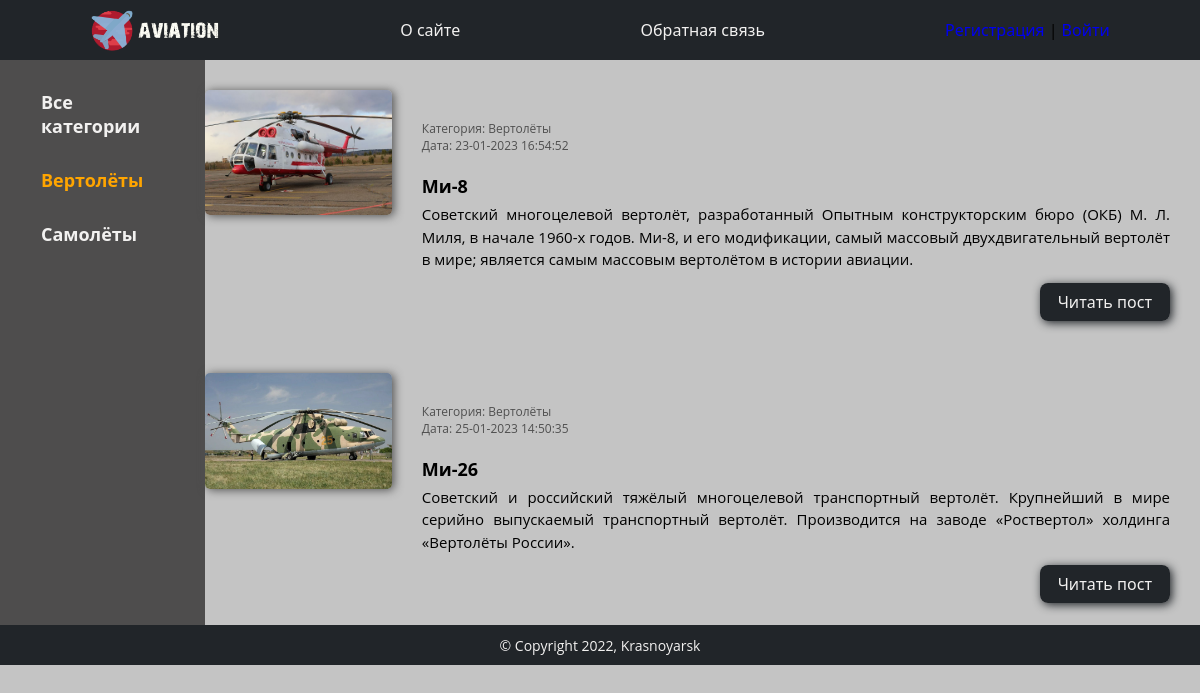
Page /category/Viertolioty/ on the earlier database version.
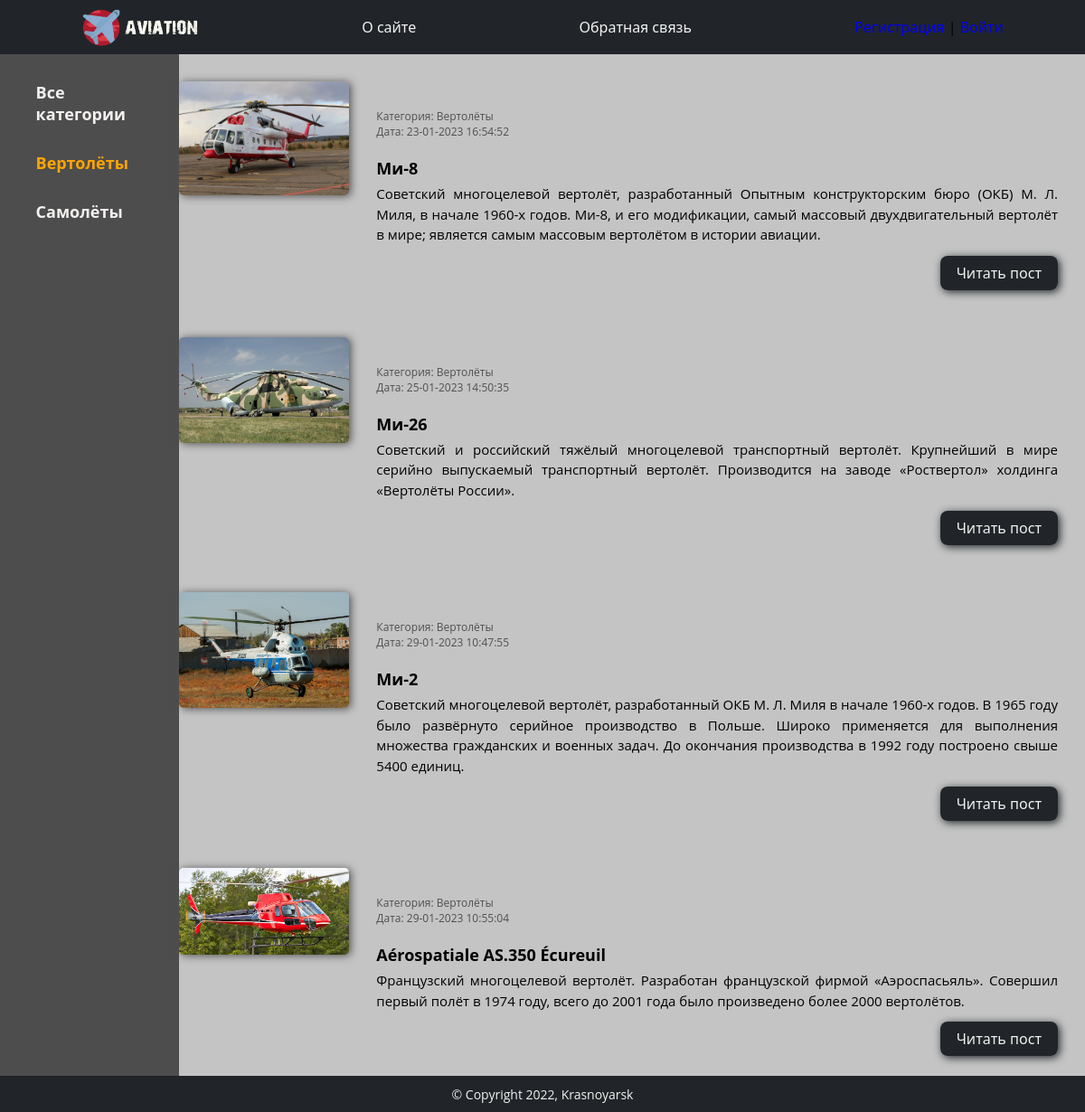
Same page on the later database version.
### airplanes/models.py (models this page shows, shortened)
class Category(models.Model):
    name = models.CharField(max_length=255, db_index=True, verbose_name='Категория')
    slug = models.SlugField(max_length=255, unique=True, db_index=True, verbose_name='Слаг')
    def __str__(self):
        return self.name
    def get_absolute_url(self):
        return reverse('category', kwargs={'cat_slug': self.slug})
    class Meta:
        verbose_name = 'Категории'
        verbose_name_plural = 'Категории'
        ordering = ['id']

class Airplane(models.Model):
    title = models.CharField(max_length=255, verbose_name='Заголовок')
    slug = models.SlugField(max_length=255, unique=True, db_index=True, verbose_name='Слаг')
    content = models.TextField(blank=True, verbose_name='Контент')
    time_create = models.DateTimeField(auto_now_add=True, verbose_name='Время создания')
    time_update = models.DateTimeField(auto_now=True, verbose_name='Последнее обновление')
    photo = models.ImageField(upload_to='photos/%Y/%m/%d/', verbose_name='Изображение', null=True)
    is_published = models.BooleanField(default=True, verbose_name='Публикация')
    cat = models.ForeignKey('Category', on_delete=models.PROTECT, verbose_name='Категории')
    def get_absolute_url(self):
        return reverse('post', kwargs={'post_slug': self.slug})
    class Meta:
        verbose_name = 'Авиация'
        verbose_name_plural = 'Авиация'
        ordering = ['time_create', 'title']

### airplanes/views.py (the view)
# urls.py: path('category/<slug:cat_slug>/', AirplaneCategory.as_view(), name='category')
class AirplaneCategory(DataMixin, ListView):
    model = Airplane
    template_name = 'airplanes/index.html'
    context_object_name = 'posts'
    allow_empty = False
    def get_queryset(self):
        return Airplane.objects.filter(cat__slug=self.kwargs['cat_slug'], is_published=True)
    def get_context_data(self, *, object_list=None, **kwargs):
        context = super().get_context_data(**kwargs)
        c_def = self.get_user_context(title='Категория ' + str(context['posts'][0].cat),
                                      cat_selected=context['posts'][0].cat_id)
        return dict(list(context.items()) + list(c_def.items()))

### airplanes/utils.py (called while the page is built)
    def get_user_context(self, **kwargs):
        context = kwargs
        cats = Category.objects.all()
        user_menu = menu.copy()
        if not self.request.user.is_authenticated:
            user_menu.pop(1)
        context['menu'] = user_menu
        context['cats'] = cats
        if 'cat_selected' not in context:
            context['cat_selected'] = 0
        return context

### airplanes/templates/airplanes/index.html
{% extends 'airplanes/base.html' %}
{% block content %}
<ul class="content-blocks">
    {% for p in posts %}
    <li class="content-block">
        <div class="block-desc">
            {% if p.photo %}
            <div class="desc-image">
                <img class="desc-img" src="{{ p.photo.url }}">
            </div>
            {% endif %}
            <div class="desc-wrap">
            <div class="block-cat">
                <p>Категория: {{ p.cat }}</p>
                <p>Дата: {{ p.time_update|date:"d-m-Y H:i:s" }}</p>
            </div>
                <h2 class="block-title">{{ p.title }}</h2>
                <p class="block-text">{{ p.content|truncatewords:50 }}</p>
                <div class="block-button">
                    <a class="block-btn" href="{{ p.get_absolute_url }}">Читать пост</a>
                </div>
            </div>
        </div>
    </li>
    {% endfor %}
</ul>
{% endblock content %}

### airplanes/templates/airplanes/base.html (shortened to what this page needs)
{% load static %}
<!DOCTYPE html>
<html lang="ru">
<head>
    <link rel="stylesheet" href="{% static 'airplanes/css/styles.css' %}" type="text/css">
    <link rel="stylesheet" href="{% static 'airplanes/css/reset.css' %}" type="text/css">
</head>
<body>
{% block mainmenu %}
<header>
    <nav class="nav">
        <div class="nav-list">
            <ul class="nav-items">
                <li class="nav-logo"><a href="{% url 'home' %}"><div class="logo-img"></div></a></li>
                {% for m in menu %}
                <li class="nav-item"><a class="nav-link" href="{% url m.url_name %}">{{ m.title }}</a></li>
                {% endfor %}
                <li class="nav-item">
                    {% if request.user.is_authenticated %}
                        <div>{{ user.username }} |
                        <a class="nav-register-link" href="{% url 'logout' %}">Выйти</a></div>
                    {% else %}
                        <a class="nav-register-link" href="{% url 'register' %}">Регистрация</a> |
                        <a class="nav-register-link" href="{% url 'login' %}">Войти</a>
                    {% endif %}
                </li>
            </ul>
        </div>
    </nav>
</header>
<div class="container">
    <div class="main-nav">
        <ul class="main-nav-items">
            {% if cat_selected == 0 %}
                <li class="selected">Все категории</li>
            {% else %}
                <li class="main-nav-item"><a class="main-nav-link" href="{% url 'home' %}">Все категории</a></li>
            {% endif %}
            {% for c in cats %}
                {% if cat_selected == c.pk %}
                    <li class="selected">{{ c.name }}</li>
                {% else %}
                    <li class="main-nav-item"><a href='{{ c.get_absolute_url }}' class="main-nav-link">{{ c.name }}</a></li>
                {% endif %}
            {% endfor %}
        </ul>
    </div>
{% endblock mainmenu %}
{% block content %}
{% endblock content %}
</div>
<footer class="footer">
    <p class="footer-text">&copy; Copyright 2022, Krasnoyarsk</p>
</footer>
</body>
</html>

### airplanes/static/airplanes/css/styles.css (style rules this page uses)
body { width: 100%; height: 100%; background-color: rgb(196, 196, 196); font-family: 'Open Sans', sans-serif; }
body a { font-family: 'Noto Sans', sans-serif; font-size: 16px; font-weight: 500; }
.container { display: flex; width: 100%; }
.nav { height: 60px; display: flex; background-color: #212529; }
.nav-list { width: 100%; display: flex; }
.logo-img { width: 130px; height: 60px; background: url('../images/logo/logo.png'); background-repeat:no-repeat; background-position: center center; background-size: 130px 45px; }
.nav-items { width: 100%; display: flex; align-items: center; justify-content: space-around; }
.nav-link { color: #f2f1f0; }
.main-nav { width: 50%; background-color: #4e4d4d; display: flex; }
.main-nav-items { width: 60%; text-align: left; margin-left: auto; margin-right: auto; }
.main-nav-item { margin: 30px 0 30px 0; }
.main-nav-link { color: #f2f1f0; font-size: 18px; font-weight: 700; }
.selected { margin: 30px 0 30px 0; color: #FFA500; font-size: 18px; font-weight: 700; }
.content-block { margin-top: 30px; }
.block-cat { color: #505050; font-size: 12px; margin-bottom: 20px; }
.block-desc { margin-top: 2px; display: flex; }
.desc-image { width: 25%; }
.desc-img { border-radius: 5px; box-shadow: 2px 1px 10px #505050; }
.desc-wrap { width: 100%; margin: 30px; }
.block-title { font-size: 18px; font-weight: 700; }
.block-text { width: 100%; margin-top: 5px; font-size: 15px; line-height: 1.5; display: -webkit-box; -webkit-line-clamp: 4; -webkit-box-orient: vertical; overflow: hidden; text-align: justify; }
.block-button { margin-top: 20px; width: 100%; display: block; text-align: right; }
.block-btn { background-color: #212529; padding: 8px 18px; border-radius: 8px; color: #f2f1f0; box-shadow: 2px 2px 10px #212529; }
.footer { height: 40px; background-color: #212529; align-items: center; display: flex; }
.footer-text { color: #f2f1f0; font-size: 14px; margin-left: auto; margin-right: auto; }

Differences in the rows shown:
added Airplane: photo (picture), cat "Вертолёты", time_update "29-01-2023 10:47:55", title "Ми-2", content "Советский многоцелевой вертолёт, разработанный ОКБ М. Л. Миля в начале 1960-х годов. В 1965 году было развёрнуто серийное производство в Польше. Широко применяется для выполнения множества гражданских и военных задач. До окончания производства в 1992 году построено свыше 5400 единиц."
added Airplane: photo (picture), cat "Вертолёты", time_update "29-01-2023 10:55:04", title "Aérospatiale AS.350 Écureuil", content "Французский многоцелевой вертолёт. Разработан французской фирмой «Аэроспасьяль». Совершил первый полёт в 1974 году, всего до 2001 года было произведено более 2000 вертолётов."
